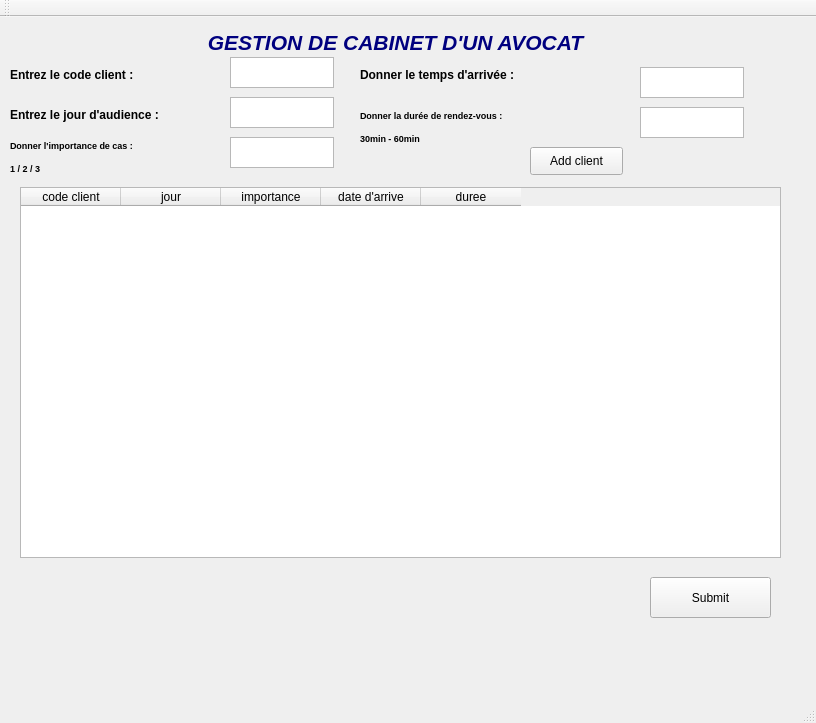
<?xml version="1.0" encoding="UTF-8"?>
<ui version="4.0">
 <class>MainWindow</class>
 <widget class="QMainWindow" name="MainWindow">
  <property name="geometry">
   <rect>
    <x>0</x>
    <y>0</y>
    <width>816</width>
    <height>723</height>
   </rect>
  </property>
  <property name="windowTitle">
   <string>Gestin de cabinet d'avocat</string>
  </property>
  <widget class="QWidget" name="centralwidget">
   <widget class="QLabel" name="label">
    <property name="geometry">
     <rect>
      <x>130</x>
      <y>10</y>
      <width>531</width>
      <height>31</height>
     </rect>
    </property>
    <property name="text">
     <string>&lt;html&gt;&lt;head/&gt;&lt;body&gt;&lt;p align=&quot;center&quot;&gt;&lt;span style=&quot; font-size:16pt; font-weight:600; font-style:italic; color:#00007f;&quot;&gt;GESTION DE CABINET D'UN AVOCAT&lt;/span&gt;&lt;/p&gt;&lt;/body&gt;&lt;/html&gt;</string>
    </property>
   </widget>
   <widget class="QLabel" name="label_3">
    <property name="geometry">
     <rect>
      <x>10</x>
      <y>50</y>
      <width>171</width>
      <height>16</height>
     </rect>
    </property>
    <property name="text">
     <string>&lt;!DOCTYPE HTML PUBLIC &quot;-//W3C//DTD HTML 4.0//EN&quot; &quot;http://www.w3.org/TR/REC-html40/strict.dtd&quot;&gt;
&lt;html&gt;&lt;head&gt;&lt;meta name=&quot;qrichtext&quot; content=&quot;1&quot; /&gt;&lt;style type=&quot;text/css&quot;&gt;
p, li { white-space: pre-wrap; }
&lt;/style&gt;&lt;/head&gt;&lt;body style=&quot; font-family:'MS Shell Dlg 2'; font-size:8pt; font-weight:400; font-style:normal;&quot;&gt;
&lt;p style=&quot; margin-top:0px; margin-bottom:0px; margin-left:0px; margin-right:0px; -qt-block-indent:0; text-indent:0px;&quot;&gt;&lt;span style=&quot; font-size:9pt; font-weight:600;&quot;&gt;Entrez le code client :&lt;/span&gt;&lt;/p&gt;&lt;/body&gt;&lt;/html&gt;</string>
    </property>
   </widget>
   <widget class="QLabel" name="label_4">
    <property name="geometry">
     <rect>
      <x>10</x>
      <y>90</y>
      <width>201</width>
      <height>16</height>
     </rect>
    </property>
    <property name="text">
     <string>&lt;html&gt;&lt;head/&gt;&lt;body&gt;&lt;p&gt;&lt;span style=&quot; font-size:9pt; font-weight:600;&quot;&gt;Entrez le jour d'audience :&lt;/span&gt;&lt;/p&gt;&lt;/body&gt;&lt;/html&gt;</string>
    </property>
   </widget>
   <widget class="QLabel" name="label_5">
    <property name="geometry">
     <rect>
      <x>10</x>
      <y>120</y>
      <width>211</width>
      <height>41</height>
     </rect>
    </property>
    <property name="text">
     <string>&lt;html&gt;&lt;head/&gt;&lt;body&gt;&lt;p&gt;&lt;span style=&quot; font-size:7pt; font-weight:600;&quot;&gt;Donner l'importance de cas :&lt;/span&gt;&lt;/p&gt;&lt;p&gt;&lt;span style=&quot; font-size:7pt; font-weight:600;&quot;&gt;1 / 2 / 3&lt;/span&gt;&lt;/p&gt;&lt;/body&gt;&lt;/html&gt;</string>
    </property>
   </widget>
   <widget class="QTextEdit" name="textEdit_2">
    <property name="geometry">
     <rect>
      <x>230</x>
      <y>40</y>
      <width>104</width>
      <height>31</height>
     </rect>
    </property>
    <property name="html">
     <string>&lt;!DOCTYPE HTML PUBLIC &quot;-//W3C//DTD HTML 4.0//EN&quot; &quot;http://www.w3.org/TR/REC-html40/strict.dtd&quot;&gt;
&lt;html&gt;&lt;head&gt;&lt;meta name=&quot;qrichtext&quot; content=&quot;1&quot; /&gt;&lt;style type=&quot;text/css&quot;&gt;
p, li { white-space: pre-wrap; }
&lt;/style&gt;&lt;/head&gt;&lt;body style=&quot; font-family:'MS Shell Dlg 2'; font-size:7.8pt; font-weight:400; font-style:normal;&quot;&gt;
&lt;p style=&quot;-qt-paragraph-type:empty; margin-top:0px; margin-bottom:0px; margin-left:0px; margin-right:0px; -qt-block-indent:0; text-indent:0px; font-size:8.25pt;&quot;&gt;&lt;br /&gt;&lt;/p&gt;&lt;/body&gt;&lt;/html&gt;</string>
    </property>
   </widget>
   <widget class="QTextEdit" name="textEdit_3">
    <property name="geometry">
     <rect>
      <x>230</x>
      <y>80</y>
      <width>104</width>
      <height>31</height>
     </rect>
    </property>
    <property name="html">
     <string>&lt;!DOCTYPE HTML PUBLIC &quot;-//W3C//DTD HTML 4.0//EN&quot; &quot;http://www.w3.org/TR/REC-html40/strict.dtd&quot;&gt;
&lt;html&gt;&lt;head&gt;&lt;meta name=&quot;qrichtext&quot; content=&quot;1&quot; /&gt;&lt;style type=&quot;text/css&quot;&gt;
p, li { white-space: pre-wrap; }
&lt;/style&gt;&lt;/head&gt;&lt;body style=&quot; font-family:'MS Shell Dlg 2'; font-size:7.8pt; font-weight:400; font-style:normal;&quot;&gt;
&lt;p style=&quot;-qt-paragraph-type:empty; margin-top:0px; margin-bottom:0px; margin-left:0px; margin-right:0px; -qt-block-indent:0; text-indent:0px; font-size:8.25pt;&quot;&gt;&lt;br /&gt;&lt;/p&gt;&lt;/body&gt;&lt;/html&gt;</string>
    </property>
   </widget>
   <widget class="QTextEdit" name="textEdit_4">
    <property name="geometry">
     <rect>
      <x>230</x>
      <y>120</y>
      <width>104</width>
      <height>31</height>
     </rect>
    </property>
    <property name="html">
     <string>&lt;!DOCTYPE HTML PUBLIC &quot;-//W3C//DTD HTML 4.0//EN&quot; &quot;http://www.w3.org/TR/REC-html40/strict.dtd&quot;&gt;
&lt;html&gt;&lt;head&gt;&lt;meta name=&quot;qrichtext&quot; content=&quot;1&quot; /&gt;&lt;style type=&quot;text/css&quot;&gt;
p, li { white-space: pre-wrap; }
&lt;/style&gt;&lt;/head&gt;&lt;body style=&quot; font-family:'MS Shell Dlg 2'; font-size:7.8pt; font-weight:400; font-style:normal;&quot;&gt;
&lt;p style=&quot;-qt-paragraph-type:empty; margin-top:0px; margin-bottom:0px; margin-left:0px; margin-right:0px; -qt-block-indent:0; text-indent:0px; font-size:8.25pt;&quot;&gt;&lt;br /&gt;&lt;/p&gt;&lt;/body&gt;&lt;/html&gt;</string>
    </property>
   </widget>
   <widget class="QLabel" name="label_6">
    <property name="geometry">
     <rect>
      <x>360</x>
      <y>50</y>
      <width>211</width>
      <height>16</height>
     </rect>
    </property>
    <property name="text">
     <string>&lt;html&gt;&lt;head/&gt;&lt;body&gt;&lt;p&gt;&lt;span style=&quot; font-size:9pt; font-weight:600;&quot;&gt;Donner le temps d'arrivée :&lt;/span&gt;&lt;/p&gt;&lt;/body&gt;&lt;/html&gt;</string>
    </property>
   </widget>
   <widget class="QLabel" name="label_7">
    <property name="geometry">
     <rect>
      <x>360</x>
      <y>90</y>
      <width>251</width>
      <height>41</height>
     </rect>
    </property>
    <property name="text">
     <string>&lt;html&gt;&lt;head/&gt;&lt;body&gt;&lt;p&gt;&lt;span style=&quot; font-size:7pt; font-weight:600;&quot;&gt;Donner la durée de rendez-vous :&lt;/span&gt;&lt;/p&gt;&lt;p&gt;&lt;span style=&quot; font-size:7pt; font-weight:600;&quot;&gt;30min - 60min&lt;/span&gt;&lt;/p&gt;&lt;/body&gt;&lt;/html&gt;</string>
    </property>
   </widget>
   <widget class="QTextEdit" name="textEdit_5">
    <property name="geometry">
     <rect>
      <x>640</x>
      <y>50</y>
      <width>104</width>
      <height>31</height>
     </rect>
    </property>
   </widget>
   <widget class="QTextEdit" name="textEdit_6">
    <property name="geometry">
     <rect>
      <x>640</x>
      <y>90</y>
      <width>104</width>
      <height>31</height>
     </rect>
    </property>
   </widget>
   <widget class="QWidget" name="horizontalLayoutWidget">
    <property name="geometry">
     <rect>
      <x>20</x>
      <y>170</y>
      <width>761</width>
      <height>371</height>
     </rect>
    </property>
    <layout class="QHBoxLayout" name="horizontalLayout">
     <item>
      <widget class="QTableWidget" name="tableWidget_2">
       <column>
        <property name="text">
         <string>code client</string>
        </property>
       </column>
       <column>
        <property name="text">
         <string>jour</string>
        </property>
       </column>
       <column>
        <property name="text">
         <string>importance</string>
        </property>
       </column>
       <column>
        <property name="text">
         <string>date d'arrive</string>
        </property>
       </column>
       <column>
        <property name="text">
         <string>duree</string>
        </property>
       </column>
      </widget>
     </item>
    </layout>
   </widget>
   <widget class="QPushButton" name="submit">
    <property name="geometry">
     <rect>
      <x>650</x>
      <y>560</y>
      <width>121</width>
      <height>41</height>
     </rect>
    </property>
    <property name="text">
     <string>Submit</string>
    </property>
   </widget>
   <widget class="QPushButton" name="AddClient">
    <property name="geometry">
     <rect>
      <x>530</x>
      <y>130</y>
      <width>93</width>
      <height>28</height>
     </rect>
    </property>
    <property name="text">
     <string>Add client</string>
    </property>
   </widget>
  </widget>
  <widget class="QMenuBar" name="menubar">
   <property name="geometry">
    <rect>
     <x>0</x>
     <y>0</y>
     <width>816</width>
     <height>26</height>
    </rect>
   </property>
  </widget>
  <widget class="QStatusBar" name="statusbar"/>
  <widget class="QToolBar" name="toolBar">
   <property name="windowTitle">
    <string>toolBar</string>
   </property>
   <attribute name="toolBarArea">
    <enum>TopToolBarArea</enum>
   </attribute>
   <attribute name="toolBarBreak">
    <bool>false</bool>
   </attribute>
  </widget>
 </widget>
 <resources/>
 <connections/>
</ui>
